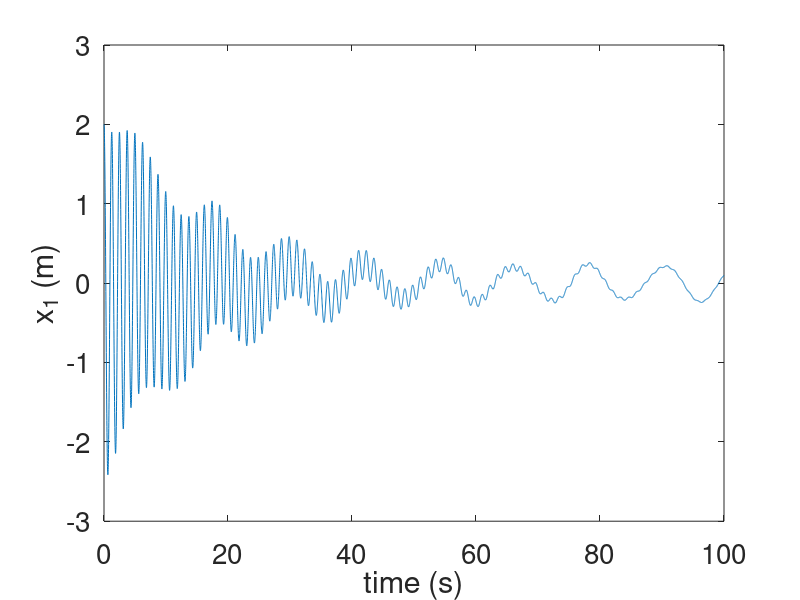
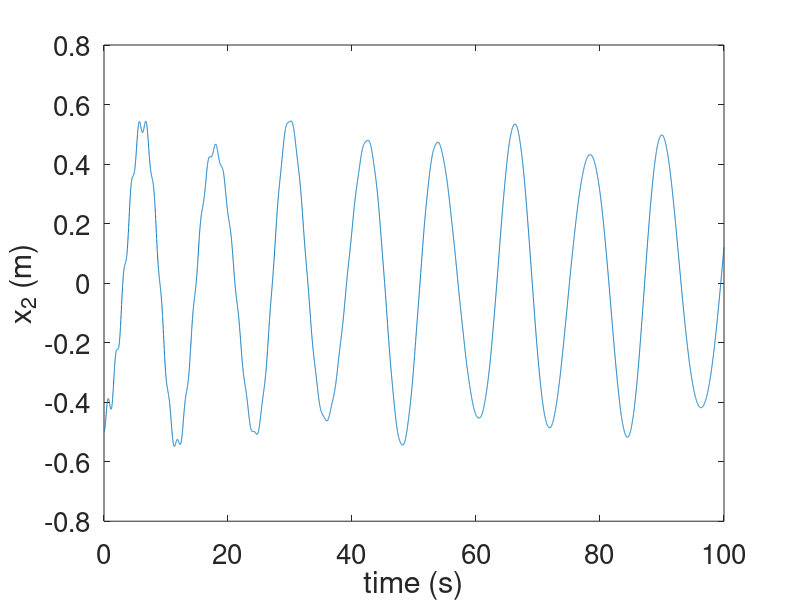
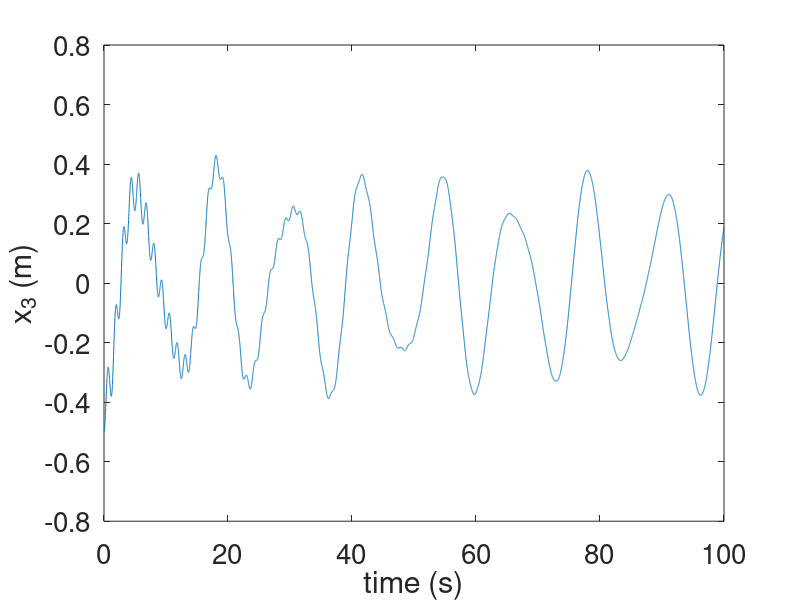

MATLAB code to generate these figures, in order:
% Chris Kreienkamp - 901965168
% AME 30315 - Diff Eq II
% Homework #2 - 7 Feb 2019

clear
clc
clf


%% CALCULATION
A2 = [2 0 -3;
    0 -5 0;
    3 0 2];
[V2,D2] = eig(A2);

A3 = [-1 0 0;
    0 -2 1;
    0 0 -2];
[V3,D3] = eig(A3);

A4 = [0 1 0 0 0 0;
    -25 -0.12 5 0.01 10 0.01;
    0 0 0 1 0 0;
    0.5 0.001 -0.5 -0.001 0 0;
    0 0 0 0 0 1;
    1 0.001 0 0 -1 -0.001];
[V4,D4] = eig(A4);
a = [real(V4(1,1)) imag(V4(1,1)) real(V4(1,3)) imag(V4(1,3)) real(V4(1,5)) imag(V4(1,5));
    real(V4(2,1)) imag(V4(2,1)) real(V4(2,3)) imag(V4(2,3)) real(V4(2,5)) imag(V4(2,5));
    real(V4(3,1)) imag(V4(3,1)) real(V4(3,3)) imag(V4(3,3)) real(V4(3,5)) imag(V4(3,5));
    real(V4(4,1)) imag(V4(4,1)) real(V4(4,3)) imag(V4(4,3)) real(V4(4,5)) imag(V4(4,5));
    real(V4(5,1)) imag(V4(5,1)) real(V4(5,3)) imag(V4(5,3)) real(V4(5,5)) imag(V4(5,5));
    real(V4(6,1)) imag(V4(6,1)) real(V4(6,3)) imag(V4(6,3)) real(V4(6,5)) imag(V4(6,5));];
x0 = [2; 0; -1/2; 0; -1/2; 0];
k = linsolve(a,x0);


%% PLOT
i = 0;
for t = 0:0.01:100
    i = i+1;
    t_(i) = t;
    x(:,i) = k(1).*exp(real(D4(1,1)).*t).*(real(V4(:,1)).*cos(imag(D4(1,1)).*t)-imag(V4(:,1)).*sin(imag(D4(1,1)).*t))...
        + k(2).*exp(real(D4(1,1)).*t).*(real(V4(:,1)).*sin(imag(D4(1,1)).*t)+imag(V4(:,1)).*cos(imag(D4(1,1)).*t))...
        + k(3).*exp(real(D4(3,3)).*t).*(real(V4(:,3)).*cos(imag(D4(3,3)).*t)-imag(V4(:,3)).*sin(imag(D4(3,3)).*t))...
        + k(4).*exp(real(D4(3,3)).*t).*(real(V4(:,3)).*sin(imag(D4(3,3)).*t)+imag(V4(:,3)).*cos(imag(D4(3,3)).*t))...
        + k(5).*exp(real(D4(5,5)).*t).*(real(V4(:,5)).*cos(imag(D4(5,5)).*t)-imag(V4(:,5)).*sin(imag(D4(5,5)).*t))...
        + k(6).*exp(real(D4(5,5)).*t).*(real(V4(:,5)).*sin(imag(D4(5,5)).*t)+imag(V4(:,5)).*cos(imag(D4(5,5)).*t));
end

figure(1)
plot(t_,x(1,:))
set(gca,'FontSize',20)
xlabel('time (s)'); ylabel('x_1 (m)')

figure(2)
plot(t_,x(3,:))
set(gca,'FontSize',20)
xlabel('time (s)'); ylabel('x_2 (m)')

figure(3)
plot(t_,x(5,:))
set(gca,'FontSize',20)
xlabel('time (s)'); ylabel('x_3 (m)')
